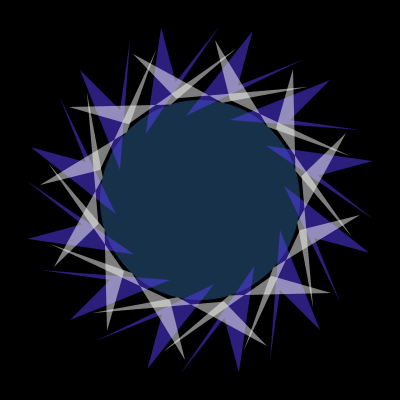
Frame 1 (no input)
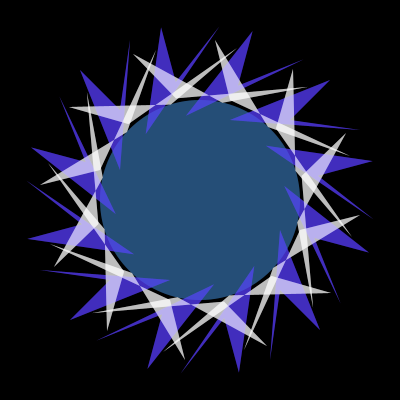
Frame 2 (the mouse pressed at the canvas centre, redrawn once)

The Processing sketch that drew these frames (run headless with seeded random() and noise(); the mouse was pressed at the canvas centre and the sketch redrawn once):

// Processing sketch: processing_85616
// ── processing_85616.pde

void setup()
{
  size(400,400);
  background(0);
}

void draw()
{
  noStroke();
  fill(57,120,183,105);
  ellipse(200,200,200,200);
  
  fill(88,61,255,125);
  translate(width/2, height/2);
for (int i=0;i<360;i+=30){
rotate(radians(30));
quad(120, 130, 80, 30, 70, 160, 80, 90);}

  fill(255,255,255,125);
for (int i=0;i<360;i+=30){
rotate(radians(30));
quad(100, 30, 160, 15, 73, 68, 44, 150);}
  
  noLoop();
}
